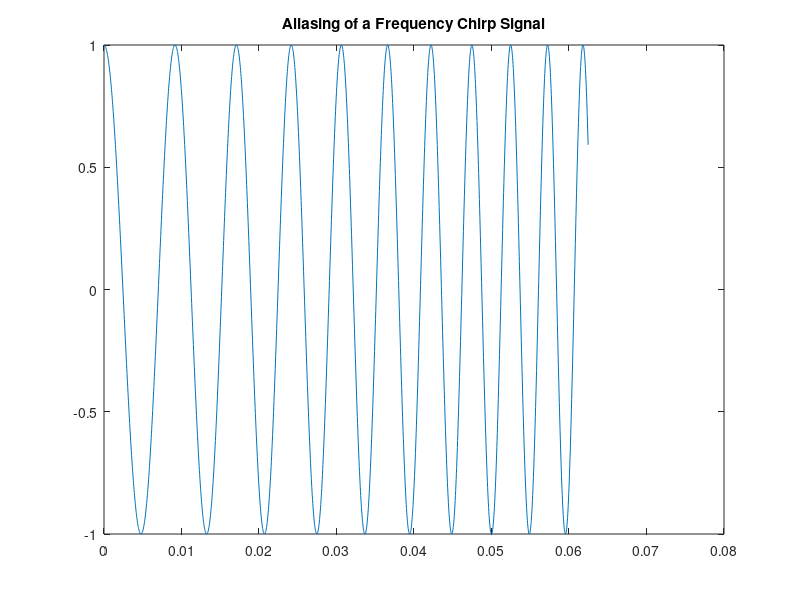

Write the MATLAB code that produced this figure.
%Cheng Fei 400228518&Yichen Lu 400247938
f=100;
u=2000;
fs=32000;
Ts=1/fs;
nplot=0:Ts:Ts*(u-1);
tfinal=8;
nsound=0:Ts:tfinal;

signal=cos(pi*u*nsound.^2+2*pi*f*nsound);
fig=figure('Name', 'Yichen Lu (400247938) Cheng Fei (400228518)');
plot(nplot,signal(1:length(nplot)));
title('Aliasing of a Frequency Chirp Signal');
% Save xnT as a wav sound file, soundfile.wav.
audiowrite('soundfileq5.wav', signal, fs);
%
% Uncomment/edit this next line to save the graph.
exportgraphics(gcf, 'Q5.jpg');